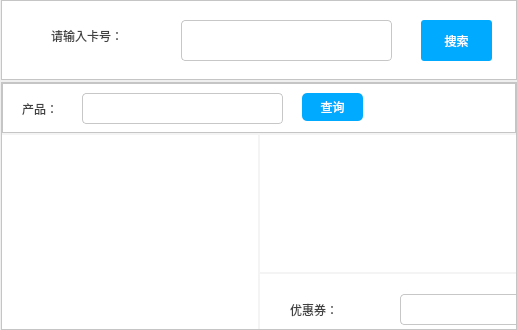
             <widget class="QWidget" name="page_3">
              <property name="styleSheet">
               <string notr="true">QFrame{
font: 11pt &quot;微软雅黑&quot;;
background-color:rgb(255, 255, 255)
}
QLabel{
color:rgb(65, 65, 65)
}
QLineEdit {
    border-width: 1px;
    border-style: solid;
    border-radius: 4px;
	border-color:rgb(199, 199, 199);
	background-color:rgb(255, 255, 255);
	font:10pt &quot;微软雅黑&quot;;
}

QComboBox {
    border-width: 1px;
    border-style: solid;
    border-radius: 4px;
	border-color:rgb(199, 199, 199);
	background-color:rgb(255, 255, 255);
	font: 13pt &quot;微软雅黑&quot;;
}
QComboBox::drop-down {
     subcontrol-origin:paddind;  
     subcontrol-position: top right;
     width: 15px;
     border-left-width: 1px;
     border-left-color: darkgray;
     border-left-style: solid; /* just a single line */
     border-top-right-radius: 3px;
     border-bottom-right-radius: 3px;
	 border:none
 }

QComboBox::down-arrow {
     image: url(:/images/down.png);
     right: 3px;
}


</string>
              </property>
              <layout class="QHBoxLayout" name="horizontalLayout_16">
               <property name="spacing">
                <number>0</number>
               </property>
               <property name="leftMargin">
                <number>0</number>
               </property>
               <property name="topMargin">
                <number>0</number>
               </property>
               <property name="rightMargin">
                <number>0</number>
               </property>
               <property name="bottomMargin">
                <number>0</number>
               </property>
               <item>
                <layout class="QVBoxLayout" name="verticalLayout_9">
                 <property name="spacing">
                  <number>2</number>
                 </property>
                 <property name="leftMargin">
                  <number>1</number>
                 </property>
                 <item>
                  <widget class="QFrame" name="frame_9">
                   <property name="minimumSize">
                    <size>
                     <width>0</width>
                     <height>80</height>
                    </size>
                   </property>
                   <property name="maximumSize">
                    <size>
                     <width>16777215</width>
                     <height>80</height>
                    </size>
                   </property>
                   <property name="styleSheet">
                    <string notr="true"/>
                   </property>
                   <property name="frameShape">
                    <enum>QFrame::StyledPanel</enum>
                   </property>
                   <property name="frameShadow">
                    <enum>QFrame::Raised</enum>
                   </property>
                   <widget class="QLabel" name="label_25">
                    <property name="geometry">
                     <rect>
                      <x>50</x>
                      <y>20</y>
                      <width>121</width>
                      <height>31</height>
                     </rect>
                    </property>
                    <property name="styleSheet">
                     <string notr="true">font: 13pt &quot;微软雅黑&quot;;</string>
                    </property>
                    <property name="text">
                     <string>请输入卡号：</string>
                    </property>
                   </widget>
                   <widget class="QLineEdit" name="lineEdit_13">
                    <property name="geometry">
                     <rect>
                      <x>180</x>
                      <y>20</y>
                      <width>211</width>
                      <height>41</height>
                     </rect>
                    </property>
                    <property name="styleSheet">
                     <string notr="true"/>
                    </property>
                    <property name="text">
                     <string/>
                    </property>
                    <property name="frame">
                     <bool>true</bool>
                    </property>
                    <property name="cursorMoveStyle">
                     <enum>Qt::LogicalMoveStyle</enum>
                    </property>
                    <property name="clearButtonEnabled">
                     <bool>false</bool>
                    </property>
                   </widget>
                   <widget class="QPushButton" name="pushButton_21">
                    <property name="geometry">
                     <rect>
                      <x>420</x>
                      <y>20</y>
                      <width>71</width>
                      <height>41</height>
                     </rect>
                    </property>
                    <property name="styleSheet">
                     <string notr="true">QPushButton{
background-color:rgb(0, 170, 255);
font: bold 9pt &quot;微软雅黑&quot;;
color:rgb(255,255,255);
border-radius: 3px;
}QPushButton::hover{
background-color:rgb(0, 150, 225);
}
QPushButton::pressed{
background-color:rgb(0, 150, 225);
}</string>
                    </property>
                    <property name="text">
                     <string>搜索</string>
                    </property>
                   </widget>
                  </widget>
                 </item>
                 <item>
                  <widget class="QFrame" name="frame_12">
                   <property name="styleSheet">
                    <string notr="true">
QComboBox::drop-down {
     subcontrol-origin:paddind;  
     subcontrol-position: top right;
     width: 15px;
     border-left-width: 1px;
     border-left-color: darkgray;
     border-left-style: solid; /* just a single line */
     border-top-right-radius: 3px;
     border-bottom-right-radius: 3px;
	 border:none
 }

QComboBox::down-arrow {
     image: url(:/images/down.png);
     right: 3px;
}
</string>
                   </property>
                   <property name="frameShape">
                    <enum>QFrame::StyledPanel</enum>
                   </property>
                   <property name="frameShadow">
                    <enum>QFrame::Raised</enum>
                   </property>
                   <layout class="QVBoxLayout" name="verticalLayout_12">
                    <property name="spacing">
                     <number>0</number>
                    </property>
                    <property name="leftMargin">
                     <number>0</number>
                    </property>
                    <property name="topMargin">
                     <number>0</number>
                    </property>
                    <property name="rightMargin">
                     <number>0</number>
                    </property>
                    <property name="bottomMargin">
                     <number>0</number>
                    </property>
                    <item>
                     <widget class="QFrame" name="frame_13">
                      <property name="minimumSize">
                       <size>
                        <width>0</width>
                        <height>50</height>
                       </size>
                      </property>
                      <property name="maximumSize">
                       <size>
                        <width>16777215</width>
                        <height>50</height>
                       </size>
                      </property>
                      <property name="frameShape">
                       <enum>QFrame::StyledPanel</enum>
                      </property>
                      <property name="frameShadow">
                       <enum>QFrame::Raised</enum>
                      </property>
                      <widget class="QLabel" name="label_34">
                       <property name="geometry">
                        <rect>
                         <x>20</x>
                         <y>10</y>
                         <width>51</width>
                         <height>31</height>
                        </rect>
                       </property>
                       <property name="styleSheet">
                        <string notr="true">font: 12pt &quot;微软雅黑&quot;;</string>
                       </property>
                       <property name="text">
                        <string>产品：</string>
                       </property>
                      </widget>
                      <widget class="QLineEdit" name="lineEdit_26">
                       <property name="geometry">
                        <rect>
                         <x>80</x>
                         <y>10</y>
                         <width>201</width>
                         <height>31</height>
                        </rect>
                       </property>
                       <property name="styleSheet">
                        <string notr="true"/>
                       </property>
                       <property name="cursorMoveStyle">
                        <enum>Qt::LogicalMoveStyle</enum>
                       </property>
                       <property name="clearButtonEnabled">
                        <bool>false</bool>
                       </property>
                      </widget>
                      <widget class="QPushButton" name="pushButton_22">
                       <property name="geometry">
                        <rect>
                         <x>300</x>
                         <y>10</y>
                         <width>61</width>
                         <height>28</height>
                        </rect>
                       </property>
                       <property name="styleSheet">
                        <string notr="true">QPushButton{
background-color:rgb(0, 170, 255);
border:none;
font: bold 9pt &quot;微软雅黑&quot;;
color:rgb(255,255,255);
border-radius: 5px;
}
QPushButton::hover{
background-color:rgb(0, 150, 225);
}
QPushButton::pressed{
background-color:rgb(0, 150, 225);
}</string>
                       </property>
                       <property name="text">
                        <string>查询</string>
                       </property>
                      </widget>
                     </widget>
                    </item>
                    <item>
                     <widget class="QFrame" name="frame_10">
                      <property name="styleSheet">
                       <string notr="true">border: 0px solid black ;
background-color:rgb(244,244,244)</string>
                      </property>
                      <property name="frameShape">
                       <enum>QFrame::StyledPanel</enum>
                      </property>
                      <property name="frameShadow">
                       <enum>QFrame::Raised</enum>
                      </property>
                      <layout class="QHBoxLayout" name="horizontalLayout_12">
                       <property name="leftMargin">
                        <number>0</number>
                       </property>
                       <property name="topMargin">
                        <number>0</number>
                       </property>
                       <property name="rightMargin">
                        <number>0</number>
                       </property>
                       <property name="bottomMargin">
                        <number>0</number>
                       </property>
                       <item>
                        <layout class="QHBoxLayout" name="horizontalLayout_11" stretch="1,1">
                         <property name="spacing">
                          <number>2</number>
                         </property>
                         <property name="topMargin">
                          <number>2</number>
                         </property>
                         <item>
                          <widget class="QTableView" name="tableView">
                           <property name="styleSheet">
                            <string notr="true">QHeaderView::section {
    color: white;
    background-color: rgb(250, 250, 250);
    border: 5px solid rgb(250, 250, 250);
    border-radius:0px;
    border-color: rgb(250, 250, 250);
    font:12pt &quot;微软雅黑&quot;;
	color:rgb(150, 150, 150)
} 
QTableView{
	border:none;
	background-color:rgb(255,255,255);

}


</string>
                           </property>
                           <property name="editTriggers">
                            <set>QAbstractItemView::NoEditTriggers</set>
                           </property>
                           <property name="alternatingRowColors">
                            <bool>true</bool>
                           </property>
                           <property name="selectionMode">
                            <enum>QAbstractItemView::SingleSelection</enum>
                           </property>
                           <property name="selectionBehavior">
                            <enum>QAbstractItemView::SelectRows</enum>
                           </property>
                          </widget>
                         </item>
                         <item>
                          <widget class="QFrame" name="frame_14">
                           <property name="minimumSize">
                            <size>
                             <width>0</width>
                             <height>0</height>
                            </size>
                           </property>
                           <property name="styleSheet">
                            <string notr="true"/>
                           </property>
                           <property name="frameShape">
                            <enum>QFrame::StyledPanel</enum>
                           </property>
                           <property name="frameShadow">
                            <enum>QFrame::Raised</enum>
                           </property>
                           <layout class="QVBoxLayout" name="verticalLayout_13">
                            <property name="spacing">
                             <number>0</number>
                            </property>
                            <property name="leftMargin">
                             <number>0</number>
                            </property>
                            <property name="topMargin">
                             <number>0</number>
                            </property>
                            <property name="rightMargin">
                             <number>0</number>
                            </property>
                            <property name="bottomMargin">
                             <number>0</number>
                            </property>
                            <item>
                             <layout class="QVBoxLayout" name="verticalLayout_11" stretch="5,2">
                              <property name="spacing">
                               <number>2</number>
                              </property>
                              <item>
                               <widget class="QTableView" name="tableView_2">
                                <property name="styleSheet">
                                 <string notr="true">QHeaderView::section {
    color: white;
    background-color: rgb(250, 250, 250);
    border: 5px solid rgb(250, 250, 250);
    border-radius:0px;
    border-color: rgb(250, 250, 250);
    font:12pt &quot;微软雅黑&quot;;
	color:rgb(150, 150, 150)
} 
QTableView{
	border:none;
	background-color:rgb(255,255,255);

}


</string>
                                </property>
                                <property name="editTriggers">
                                 <set>QAbstractItemView::NoEditTriggers</set>
                                </property>
                                <property name="selectionMode">
                                 <enum>QAbstractItemView::SingleSelection</enum>
                                </property>
                                <property name="selectionBehavior">
                                 <enum>QAbstractItemView::SelectRows</enum>
                                </property>
                               </widget>
                              </item>
                              <item>
                               <widget class="QFrame" name="frame_15">
                                <property name="styleSheet">
                                 <string notr="true">QFrame{background-color:rgb(255,255,255)}

QComboBox {
    border-width: 1px;
    border-style: solid;
    border-radius: 4px;
	border-color:rgb(199, 199, 199);
	background-color:rgb(255, 255, 255);
	font: 10pt &quot;微软雅黑&quot;;
}
QComboBox::drop-down {
     subcontrol-origin:paddind;  
     subcontrol-position: top right;
     width: 15px;
     border-left-width: 1px;
     border-left-color: darkgray;
     border-left-style: solid; /* just a single line */
     border-top-right-radius: 3px;
     border-bottom-right-radius: 3px;
	 border:none
 }

QComboBox::down-arrow {
     image: url(:/images/down.png);
     right: 3px;
}</string>
                                </property>
                                <property name="frameShape">
                                 <enum>QFrame::StyledPanel</enum>
                                </property>
                                <property name="frameShadow">
                                 <enum>QFrame::Raised</enum>
                                </property>
                                <widget class="QComboBox" name="comboBox_5">
                                 <property name="geometry">
                                  <rect>
                                   <x>140</x>
                                   <y>20</y>
                                   <width>121</width>
                                   <height>31</height>
                                  </rect>
                                 </property>
                                 <property name="styleSheet">
                                  <string notr="true"/>
                                 </property>
                                </widget>
                                <widget class="QLabel" name="label_26">
                                 <property name="geometry">
                                  <rect>
                                   <x>30</x>
                                   <y>20</y>
                                   <width>71</width>
                                   <height>31</height>
                                  </rect>
                                 </property>
                                 <property name="styleSheet">
                                  <string notr="true">	font: 12pt &quot;微软雅黑&quot;;
</string>
                                 </property>
                                 <property name="text">
                                  <string>优惠券：</string>
                                 </property>
                                </widget>
                                <widget class="QComboBox" name="comboBox_6">
                                 <property name="geometry">
                                  <rect>
                                   <x>140</x>
                                   <y>70</y>
                                   <width>121</width>
                                   <height>31</height>
                                  </rect>
                                 </property>
                                 <property name="styleSheet">
                                  <string notr="true"/>
                                 </property>
                                 <property name="editable">
                                  <bool>false</bool>
                                 </property>
                                 <property name="duplicatesEnabled">
                                  <bool>true</bool>
                                 </property>
                                </widget>
                                <widget class="QLabel" name="label_27">
                                 <property name="geometry">
                                  <rect>
                                   <x>30</x>
                                   <y>70</y>
                                   <width>101</width>
                                   <height>31</height>
                                  </rect>
                                 </property>
                                 <property name="styleSheet">
                                  <string notr="true">	font: 12pt &quot;微软雅黑&quot;;
</string>
                                 </property>
                                 <property name="text">
                                  <string>优惠活动：</string>
                                 </property>
                                </widget>
                                <widget class="QPushButton" name="pushButton_23">
                                 <property name="geometry">
                                  <rect>
                                   <x>320</x>
                                   <y>20</y>
                                   <width>91</width>
                                   <height>41</height>
                                  </rect>
                                 </property>
                                 <property name="styleSheet">
                                  <string notr="true">QPushButton{
background-color:rgb(0, 170, 255);
border:none;
font: bold 10pt &quot;微软雅黑&quot;;
color:rgb(255,255,255);
border-radius: 5px;
}

QPushButton::hover{
background-color:rgb(0, 150, 225);
}
QPushButton::pressed{
background-color:rgb(0, 150, 225);
}</string>
                                 </property>
                                 <property name="text">
                                  <string>结算</string>
                                 </property>
                                </widget>
                               </widget>
                              </item>
                             </layout>
                            </item>
                           </layout>
                          </widget>
                         </item>
                        </layout>
                       </item>
                      </layout>
                     </widget>
                    </item>
                   </layout>
                  </widget>
                 </item>
                </layout>
               </item>
              </layout>
             </widget>
